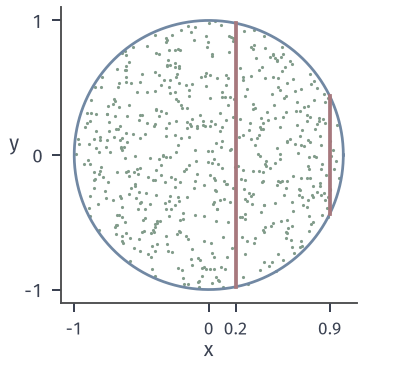

Write the Python code that produced this figure.
"""Uniform distribution on the unit disk: uncorrelated but dependent. 600 simulated points (seed 3);
red segments: possible y-range sqrt(1-x^2) above x=0.2 and x=0.9."""
from pathlib import Path
import sys
ROOT = next(p for p in Path(__file__).resolve().parents if (p/"build.sh").is_file() and (p/"tex/book.tex").is_file())
sys.path.insert(0, str(ROOT/"figures/00-shared/mathematical-preliminaries-upper/00-shared/comprehension-figures"))
from support import figure, save, BLUE, GREEN, YELLOW, RED, PURPLE, INK, MUTED, GRID, BLUE_FILL, GREEN_FILL, YELLOW_FILL, RED_FILL, PURPLE_FILL
import numpy as np
STROKE = "#4C4D4F"
def tag(ax, s, y=-0.30):
    ax.text(0.5, y, s, transform=ax.transAxes, ha="center", va="top")

rng = np.random.default_rng(3); n = 600
r = np.sqrt(rng.random(n)); t = 2*np.pi*rng.random(n); x = r*np.cos(t); y = r*np.sin(t)
fig, a = figure(width_mm=58, height_mm=52)
th = np.linspace(0, 2*np.pi, 300)
a.plot(np.cos(th), np.sin(th), color=BLUE, lw=1.1)
a.scatter(x, y, s=1.6, color=GREEN, linewidths=0)
for xv in (0.2, 0.9):
    h = np.sqrt(1-xv**2); a.plot([xv, xv], [-h, h], color=RED, lw=1.5)
a.set_aspect('equal'); a.set_xlim(-1.1, 1.1); a.set_ylim(-1.1, 1.1); a.set_xticks([-1, 0, 0.2, 0.9]); a.set_xticklabels(['-1', '0', '0.2', '0.9'], fontsize=7)
a.set_yticks([-1, 0, 1])
a.set_xlabel('$x$', labelpad=1); a.set_ylabel('$y$', rotation=0)
save(fig, Path(__file__).resolve().parent, 'figure', {'seed': 3, 'n': n, 'sample_corr': float(np.corrcoef(x, y)[0, 1])})
